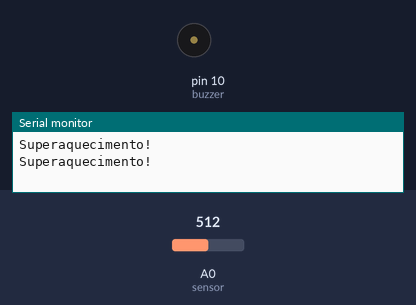
A sketch run on a simulated Arduino Uno, built with avr-gcc and run on an emulated ATmega328P. Parts: buzzer (waves = sounding, pin HIGH), the last lines printed to the serial monitor. Inputs (shaded band) come from the test bench; at power-on: A0 (sensor) = 512.

Above: at 1.9 s.
2.0 s: A0 (sensor) set to 246
6.2 s: A0 (sensor) set to 223
At 6.7 s:
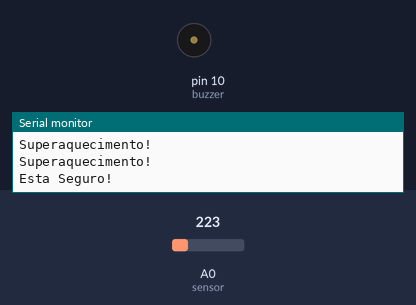
9.1 s: A0 (sensor) set to 306
At 13.2 s:
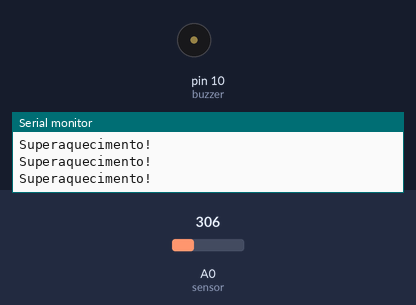
13.3 s: A0 (sensor) set to 122
At 14.3 s:
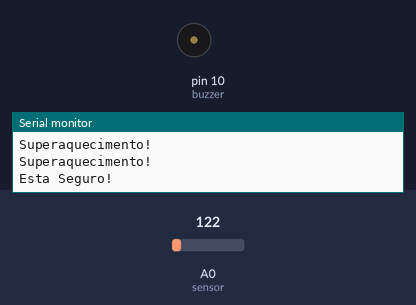
Timing chart, 0 to 15.8 s (numbered marks = the images above; inputs shaded):
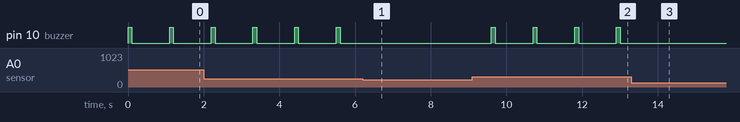

The sketch:

Alarme.ino
```cpp
/*
* @author  Ionésio Junior
*/

const int sensor = 0; //Pino analógico onde o sensor passará a informação em forma de corrente ( 0 - 1024 ) pelo conversor analógico digital
const int buzzer = 10;

float temperatura = 0;
int ADC_lido = 0; // Conversão da corrente transformada em valor digital * a constante proporcional a temperatura

void setup() {
  Serial.begin(9600); // Comunicação serial com taxa de dados de 9600kb/s
  analogReference(INTERNAL); // Altera a tensão máxima que pode entrar nas portas analógicas de 5V para 1,1V
  pinMode(buzzer,OUTPUT);
}

void loop() {
  ADC_lido = analogRead(sensor);
  temperatura = ADC_lido * 0.1075268817; // Verificar a descrição no readme do repositório(lá explica a origem desse numero)
  if(temperatura < 25){
      Serial.println("Esta Seguro!");
  }else{
      Serial.println("Superaquecimento!");
      digitalWrite(buzzer,HIGH);
      delay(100);
      digitalWrite(buzzer,LOW);
  }
  delay(1000);
}
```

Measured:
- the behaviour switches between 233 and 232 on A0 (sensor) (found by bisection; images 0 and 1)
- after the input at 6.2 s, pin 10 (buzzer): stops changing and stays LOW
- after the input at 9.1 s, pin 10 (buzzer): alternates HIGH for 0.10 s and LOW for 1.0 s, starting after 0.50 s
- after the input at 13.3 s, pin 10 (buzzer): stops changing and stays LOW
- by itself, pin 10 (buzzer): alternates HIGH for 0.10 s and LOW for 1.0 s
